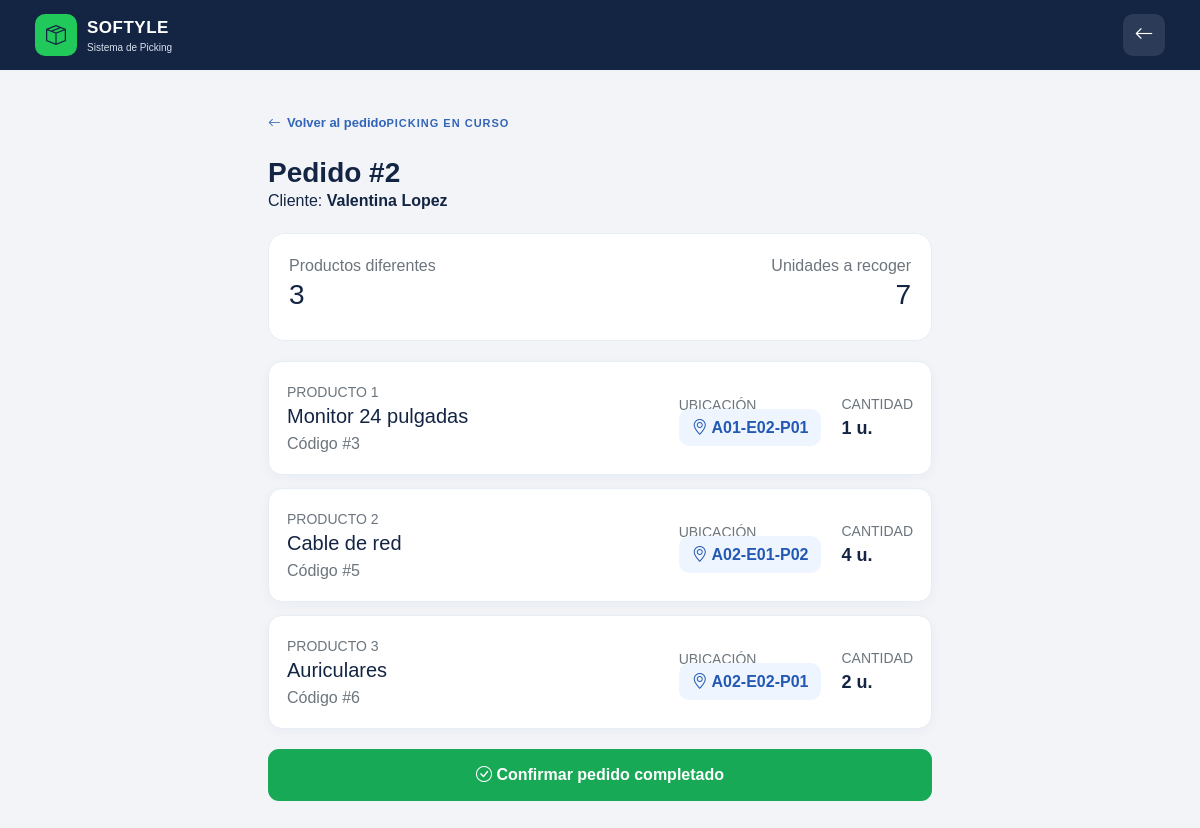
Page /operario/picking.php?id=2 (signed in) on the committed database.
### tables this page shows
CREATE TABLE Persona (
    CI VARCHAR(8) PRIMARY KEY,
    usuario VARCHAR(100) NOT NULL UNIQUE,
    email VARCHAR(100) NOT NULL UNIQUE,
    contraseña VARCHAR(255) NOT NULL,
    telefono VARCHAR(20),
    direccion VARCHAR(150),
    Rol VARCHAR(20) NOT NULL
);

CREATE TABLE Pedido (
    id_pedido INT AUTO_INCREMENT PRIMARY KEY,
    fecha_creacion DATETIME NOT NULL,
    fecha_entrega DATETIME,
    estado VARCHAR(20) NOT NULL,
    recogido BOOLEAN NOT NULL DEFAULT FALSE,
    ci_cliente VARCHAR(8) NOT NULL,
    ci_operario VARCHAR(8),
    FOREIGN KEY (ci_cliente) REFERENCES Cliente(CI),
    FOREIGN KEY (ci_operario) REFERENCES Operario(CI)
);

CREATE TABLE Producto (
    id_producto INT AUTO_INCREMENT PRIMARY KEY,
    Nombre VARCHAR(100) NOT NULL,
    descripcion VARCHAR(255),
    stock_actual INT NOT NULL DEFAULT 0,
    stock_minimo INT NOT NULL DEFAULT 0,
    estado_producto VARCHAR(30) NOT NULL,
    id_categoria INT NOT NULL,
    id_ubicacion INT NOT NULL,
    FOREIGN KEY (id_categoria) REFERENCES Categoria(id_categoria),
    FOREIGN KEY (id_ubicacion) REFERENCES Ubicacion(id_ubicacion)
);

CREATE TABLE Ubicacion (
    id_ubicacion INT AUTO_INCREMENT PRIMARY KEY,
    pasillo VARCHAR(20) NOT NULL,
    estante VARCHAR(20) NOT NULL,
    posicion VARCHAR(20) NOT NULL,
    disponible BOOLEAN NOT NULL DEFAULT TRUE,
    id_zona INT NOT NULL,
    FOREIGN KEY (id_zona) REFERENCES Zona(id_zona)
);

CREATE TABLE Tiene (
    id_pedido INT NOT NULL,
    id_producto INT NOT NULL,
    Cantidad INT NOT NULL,
    PRIMARY KEY (id_pedido, id_producto),
    FOREIGN KEY (id_pedido) REFERENCES Pedido(id_pedido),
    FOREIGN KEY (id_producto) REFERENCES Producto(id_producto)
);

### operario/picking.php (the view, shortened to what this page needs)
<?php
require_once '../conexion.php';
$pedido_id=isset($_GET['id'])?(int)$_GET['id']:0;
$operario_id=(string)$_SESSION['usuario_id'];
$stmt=$conexion->prepare("
SELECT p.id_pedido AS id,p.estado,pc.usuario AS cliente,
       pr.id_producto,pr.Nombre AS producto,t.Cantidad,
       u.pasillo,u.estante,u.posicion
FROM Pedido p
INNER JOIN Cliente c ON c.CI=p.ci_cliente
INNER JOIN Persona pc ON pc.CI=c.CI
INNER JOIN Tiene t ON t.id_pedido=p.id_pedido
INNER JOIN Producto pr ON pr.id_producto=t.id_producto
INNER JOIN Ubicacion u ON u.id_ubicacion=pr.id_ubicacion
WHERE p.id_pedido=? AND p.ci_operario=?
ORDER BY u.pasillo,u.estante,u.posicion,pr.Nombre");
$stmt->bind_param('is',$pedido_id,$operario_id);$stmt->execute();$res=$stmt->get_result();
$items=[];$cliente='';$estado='';
while($row=$res->fetch_assoc()){$items[]=$row;$cliente=$row['cliente'];$estado=$row['estado'];}
$totalUnidades=array_sum(array_map(fn($x)=>(int)$x['Cantidad'],$items));
?>
<!DOCTYPE html><html lang="es"><head><meta charset="UTF-8"><meta name="viewport" content="width=device-width,initial-scale=1">
<link href="https://cdn.jsdelivr.net/npm/bootstrap@5.3.2/dist/css/bootstrap.min.css" rel="stylesheet"><link rel="stylesheet" href="https://cdn.jsdelivr.net/npm/bootstrap-icons@1.11.3/font/bootstrap-icons.min.css"><link rel="stylesheet" href="../CSS/sistema.css">
</head><body class="sistema-body">
<nav class="sistema-navbar"><div class="navbar-brand-sistema"><div class="navbar-logo"><i class="bi bi-box-seam"></i></div><div><strong>SOFTYLE</strong><small>Sistema de Picking</small></div></div><a href="dashboard.php" class="btn-logout"><i class="bi bi-arrow-left"></i></a></nav>
<main class="picking-container"><div class="picking-header"><a href="pedido.php?id=<?=$pedido_id?>" class="volver-link"><i class="bi bi-arrow-left"></i> Volver al pedido</a><span class="dashboard-label">PICKING EN CURSO</span><h1>Pedido #<?=$pedido_id?></h1><p>Cliente: <strong><?=htmlspecialchars($cliente,ENT_QUOTES,'UTF-8')?></strong></p></div>
<section class="summary-pick"><div class="d-flex justify-content-between"><div><span class="text-secondary">Productos diferentes</span><h3><?=count($items)?></h3></div><div class="text-end"><span class="text-secondary">Unidades a recoger</span><h3><?=$totalUnidades?></h3></div></div></section>
<section class="pick-list">
<?php foreach($items as $i=>$item):?>
<article class="pick-item"><div><span class="text-secondary small">PRODUCTO <?=($i+1)?></span><h3 class="h5 mb-1"><?=htmlspecialchars($item['producto'],ENT_QUOTES,'UTF-8')?></h3><span class="text-secondary">Código #<?=(int)$item['id_producto']?></span></div><div><span class="text-secondary small d-block">UBICACIÓN</span><span class="location"><i class="bi bi-geo-alt"></i> <?=htmlspecialchars($item['pasillo'].'-'.$item['estante'].'-'.$item['posicion'],ENT_QUOTES,'UTF-8')?></span></div><div><span class="text-secondary small d-block">CANTIDAD</span><span class="qty"><?=(int)$item['Cantidad']?> u.</span></div></article>
<?php endforeach;?>
</section>
<form method="POST" onsubmit="return confirm('¿Confirmás que recogiste todos los productos del pedido?');"><button type="submit" name="confirmar" value="1" class="complete-btn"><i class="bi bi-check-circle"></i> Confirmar pedido completado</button></form>
</main></body></html>

### CSS/sistema.css (style rules this page uses)
:root { --azul-oscuro: #142544; --azul: #3265B7; --azul-hover: #28549b; --verde: #20C95A; --verde-hover: #18ad4c; --fondo: #F2F4F8; --blanco: #FFFFFF; --texto: #142544; --texto-secundario: #64748B; --borde: #DCE2EA; --error: #DC3545; --sombra: 0 15px 40px rgba(20, 37, 68, 0.12); --radio: 14px; }
* { box-sizing: border-box; }
html { font-size: 16px; }
body { margin: 0; font-family: Arial, Helvetica, sans-serif; color: var(--texto); }
.sistema-body { min-height: 100vh; background-color: var(--fondo); }
.sistema-navbar { min-height: 70px; background-color: var(--azul-oscuro); color: var(--blanco); padding: 12px 18px; display: flex; align-items: center; justify-content: space-between; gap: 15px; }
.navbar-brand-sistema { display: flex; align-items: center; gap: 10px; }
.navbar-logo { width: 42px; height: 42px; background-color: var(--verde); color: var(--azul-oscuro); border-radius: 10px; display: flex; align-items: center; justify-content: center; font-size: 20px; }
.navbar-brand-sistema strong { display: block; font-size: 17px; letter-spacing: 0.5px; }
.navbar-brand-sistema small { display: block; color: #D8E0EC; font-size: 10px; }
.btn-logout { width: 42px; height: 42px; border-radius: 10px; background-color: rgba(255, 255, 255, 0.1); color: var(--blanco); display: flex; align-items: center; justify-content: center; text-decoration: none; font-size: 19px; transition: 0.2s; }
.dashboard-label { color: var(--azul); font-size: 11px; font-weight: 700; letter-spacing: 1px; }
@media (min-width: 992px) { .sistema-navbar { padding: 12px 35px; } }
.picking-container { width: 100%; max-width: 700px; margin: auto; padding: 25px 18px 40px; }
.picking-header { margin-bottom: 20px; }
.volver-link { display: inline-flex; align-items: center; gap: 6px; margin-bottom: 18px; color: var(--azul); text-decoration: none; font-size: 13px; font-weight: 600; }
.picking-header h1 { margin: 5px 0 0; color: var(--azul-oscuro); font-size: 28px; font-weight: 800; }
@media (min-width: 768px) { .picking-container { padding-top: 40px; } }

### operario/picking.php (style rules this page uses)
.pick-list { display:grid;gap:13px }
.pick-item { background:#fff;border:1px solid #e7edf4;border-radius:14px;padding:18px;display:grid;grid-template-columns:1fr auto auto;gap:20px;align-items:center;box-shadow:0 3px 12px rgba(20,45,80,.04) }
.location { background:#eef5ff;color:#2459b3;border-radius:10px;padding:10px 13px;font-weight:700 }
.qty { font-size:18px;font-weight:800 }
.summary-pick { background:#fff;border-radius:16px;padding:20px;margin:20px 0;border:1px solid #e8edf4 }
.complete-btn { width:100%;border:0;background:#18a957;color:#fff;border-radius:11px;padding:14px;font-weight:700;margin-top:20px }

### rows in the picture
persona: usuario "Valentina Lopez"
pedido: producto.Nombre "Monitor 24 pulgadas", producto.id_producto "3", ubicacion.pasillo+estante+posicion "A01-E02-P01", tiene.Cantidad "1", producto.Nombre "Cable de red", producto.id_producto "5", ubicacion.pasillo+estante+posicion "A02-E01-P02", tiene.Cantidad "4", producto.Nombre "Auriculares", producto.id_producto "6", ubicacion.pasillo+estante+posicion "A02-E02-P01", tiene.Cantidad "2"

### other values in the picture
$pedido_id "2"
count($items) "3"
$totalUnidades "7"
